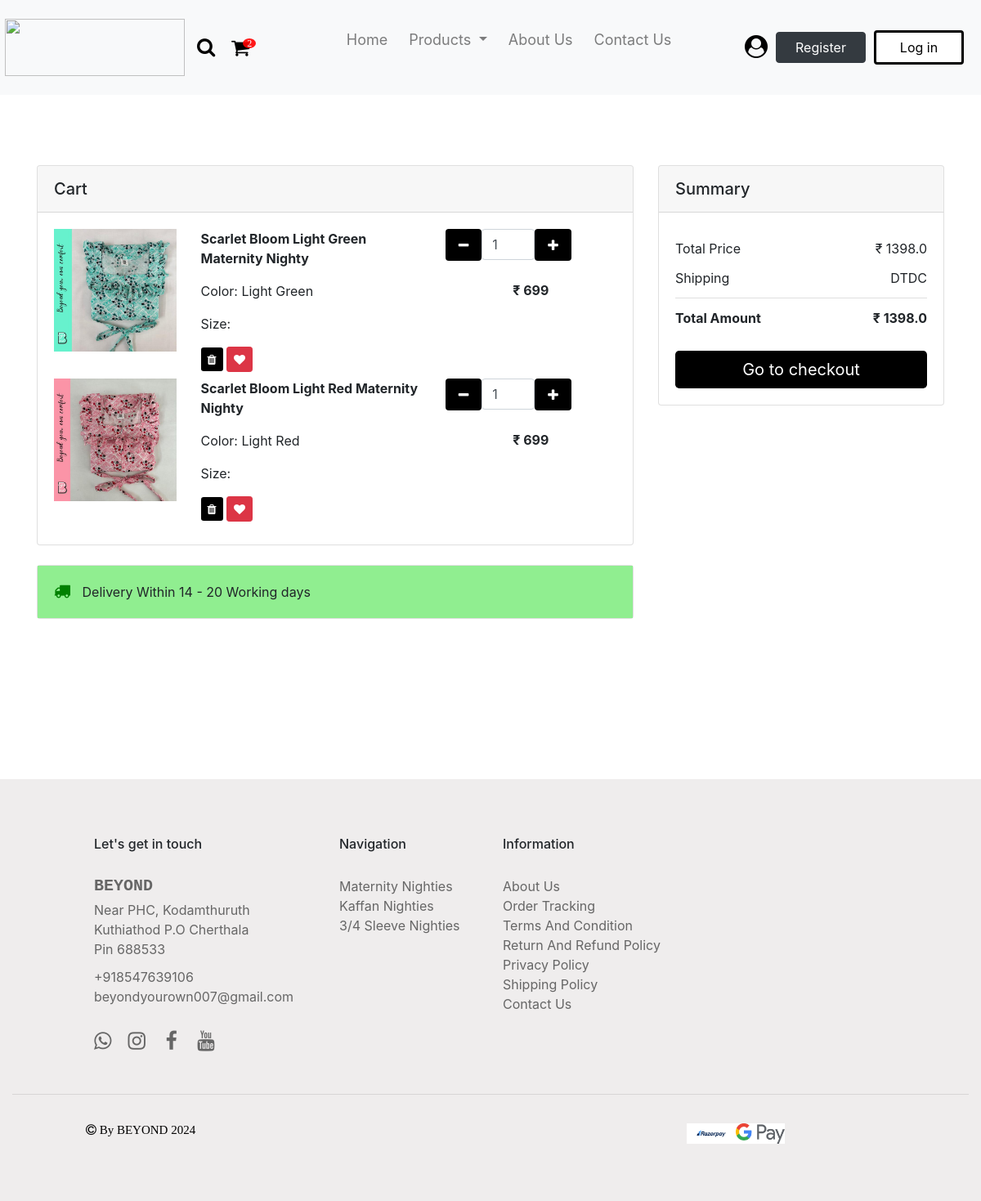
Page /accounts/cart/ (signed in) on the committed database.
### accounts/models.py (models this page shows)
class CartItems(BaseModel):
    cart = models.ForeignKey(Cart, on_delete = models.CASCADE, related_name = "cart_items")
    product = models.ForeignKey(Product, on_delete = models.SET_NULL, null = True, blank = True)
    size_variant = models.ForeignKey(SizeVariant, on_delete = models.SET_NULL, null = True, blank = True)

### products/models.py (models this page shows, shortened)
class Product(BaseModel):
    product_name = models.CharField(max_length = 100)
    slug = models.SlugField(unique = True, null = True, blank = True)
    category = models.ForeignKey(Category, on_delete = models.CASCADE, related_name = "products")
    brand = models.CharField(max_length = 100, null = True)
    price = models.TextField(max_length = 10, null = True)
    dummy_price = models.TextField(max_length = 10, null = True)
    product_description = models.TextField(max_length = 500)
    color = models.CharField(max_length = 100, null = True)
    size_variant = models.ManyToManyField(SizeVariant, blank = True)
    in_stock = models.BooleanField(default = True)

class ProductImage(BaseModel):
    product = models.ForeignKey(Product,  on_delete = models.CASCADE, related_name = "product_images")
    image = models.ImageField(upload_to="product")

### products/views.py (the view)
# urls.py: path('cart/', cart, name = 'cart'),
def cart(request):
    try:
        user = request.user
        if not user.is_authenticated:
            return redirect('login')
        cart = Cart.objects.get(is_paid=False, user=request.user)
        cart_items = CartItems.objects.filter(cart=cart)
        total_price = sum(float(cart.product.price.replace(',','')) for cart in cart_items)
        return render(request, 'accounts/cart.html', {'cart_items': cart_items, 'total_price': total_price})
    except Exception as e:
        print(e)

### accounts/models.py (called while the page is built)
    def get_cart_count(self):
       return CartItems.objects.filter(cart__is_paid = False, cart__user = self.user).count()

### templates/accounts/cart.html (shortened to what this page needs)
{% load static %}
<!DOCTYPE html>
<html lang="en">
<head>
    <link href="https://use.fontawesome.com/releases/v5.0.1/css/all.css" rel="stylesheet">
    <link rel="stylesheet" href="https://cdn.jsdelivr.net/npm/bootstrap@4.6.2/dist/css/bootstrap.min.css">
    <link rel="stylesheet" href="https://cdnjs.cloudflare.com/ajax/libs/font-awesome/4.7.0/css/font-awesome.min.css">
</head>
<body>
    <nav class="navbar navbar-expand-lg navbar-light fixed-top bg-light">
        <a class="navbar-brand" href="{% url 'index' %}"><img src="{% static 'images/logo.png' %}" class="logo"></a>
        <a href="{% url 'search' %}"><span class="fa fa-search"></span></a>
        <a href="{% url 'cart' %}"><i class="fa badge fa-badge" value="{{ request.user.profile.get_cart_count }}">&#xf07a;</i></a>
        <div class="collapse navbar-collapse" id="navbarSupportedContent">
          <ul class="navbar-nav mr-auto">
            <li class="nav-item">
              <a class="nav-link js-scroll-trigger" href="{% url 'index' %}">Home <span class="sr-only">(current)</span></a>
            </li>
            <li class="nav-item dropdown">
              <a class="nav-link dropdown-toggle" href="#" role="button" data-toggle="dropdown" aria-expanded="false">
                Products
              </a>
            </li>
            <li class="nav-item">
                <a class="nav-link js-scroll-trigger" href="#">About Us</a>
            </li>
            <li class="nav-item">
                <a class="nav-link js-scroll-trigger" href="#">Contact Us</a>
            </li>
          </ul>
          <form class="form-inline my-2 my-lg-0">
            <a href="" class="account-link js-scroll-trigger"><span class="fa fa-user-circle"></span></a>
            <a class="btn btn-dark js-scroll-trigger" href="{% url 'signup' %}">Register</a>
            <a class="btn btn-outline-dark js-scroll-trigger" href="{% url 'login' %}">Log in</a>
          </form>
        </div>
    </nav>
    <div class="container-fluid" id="container">
        <section class="h-100 gradient-custom">
            <div class="container py-5">
                <div class="row d-flex justify-content-center my-4">
                    <div class="col-md-8">
                        <div class="card mb-4">
                            <div class="card-header py-3">
                                <h5 class="mb-0">Cart</h5>
                            </div>
                            <div class="card-body">
                                <div class="row">
                                    {% for cart in cart_items %}
                                    <div class="col-lg-3 col-md-12 mb-4 mb-lg-0">
                                        <div class="bg-image hover-overlay hover-zoom ripple rounded" data-mdb-ripple-color="light">
                                            <img src="/media/{{cart.product.product_images.first.image}}" style="margin-bottom: 20px !important;" class="w-100" alt="Cart Image">
                                        </div>
                                    </div>
                                    <div class="col-lg-5 col-md-6 mb-4 mb-lg-0">
                                        <p><strong>{{cart.product.product_name}}</strong></p>
                                        <p>Color: {{cart.product.color}}</p>
                                        <p>Size: {{cart.size_variant.size_name}}</p>
                                        <a href="{% url 'remove_cart' cart.uid %}" type="button" class="btn btn-primary btn-sm me-1 mb-2" id="button" data-mdb-toggle="tooltip" title="Remove item"><i class="fa fa-trash"></i></a>
                                        <a href="" type="button" class="btn btn-danger btn-sm mb-2"  data-mdb-toggle="tooltip" title="Move to the wish list"><i class="fa fa-heart"></i></a>
                                    </div>
                                    <div class="col-lg-4 col-md-6 mb-4 mb-lg-0">
                                        <div class="d-flex mb-4" style="max-width: 300px">
                                            <button class="btn btn-primary px-3 me-2" id="button" onclick="this.parentNode.querySelector('input[type=number]').stepDown()" style="height: 39px;"><i class="fa fa-minus"></i></button>
                                            <div class="form-outline">
                                                <input id="form1" min="0" name="quantity" value="1" type="number" class="form-control" style="width: 65px;" />
                                            </div>
                                            <button class="btn btn-primary px-3 ms-2" id="button" onclick="this.parentNode.querySelector('input[type=number]').stepUp()" style="height: 39px;"><i class="fa fa-plus"></i></button>
                                        </div>
                                        <p class="text-start text-md-center">
                                            <strong>₹ {{cart.product.price}}</strong>
                                        </p>
                                    </div>
                                    {% endfor %}
                                </div>
                            </div>
                        </div>
                        <div class="card mb-4">
                            <div class="card-body" id="shipping-date">
                                <p class="mb-0"><span class="fa fa-truck"></span> Delivery Within 14 - 20 Working days</p>
                            </div>
                        </div>
                    </div>
                    <div class="col-md-4">
                        <div class="card mb-4">
                            <div class="card-header py-3">
                                <h5 class="mb-0">Summary</h5>
                            </div>
                            <div class="card-body">
                                <ul class="list-group list-group-flush">
                                <li class="list-group-item d-flex justify-content-between align-items-center border-0 px-0 pb-0">
                                    Total Price
                                    <span>₹ {{total_price}}</span>
                                </li>
                                <li class="list-group-item d-flex justify-content-between align-items-center px-0">
                                    Shipping
                                    <span>DTDC</span>
                                </li>
                                <li class="list-group-item d-flex justify-content-between align-items-center border-0 px-0 mb-3">
                                <div>
                                <strong>Total Amount</strong>
                                </div>
                                <span><strong>₹ {{total_price}}</strong></span>
                                </li>
                                </ul>
                                <a href="" type="button" class="btn btn-primary btn-lg btn-block" id="button">Go to checkout</a>
                            </div>
                        </div>
                    </div>
                </div>
            </div>
        </section>
    </div>
    <div class="container-fluid" id="footer">
        <div class="row">
            <div class="col-xs-1 col-lg-1"></div>
            <div class="col-xs-3 col-lg-3">
                <h6 class="footer-heading">Let's get in touch</h6>
                <h5 class="footer-logo">BEYOND</h5>
                <p class="footer-description"> Near PHC, Kodamthuruth<br>Kuthiathod P.O Cherthala<br>Pin 688533</p>
                <a href="" class="footer-navigation">+918547639106</a><br>
                <a href="" class="footer-navigation">beyondyourown007@gmail.com</a><br>
                <a href="" class="footer-navigation"><span class="fa fa-whatsapp"></span></a><a href=""><span class="fa fa-instagram"></span></a> <a href=""><span class="fa fa-facebook"></span></a> <a href=""><span class="fa fa-youtube"></span></a>
            </div>
            <div class="col-xs-2 col-lg-2">
                <h6 class="footer-heading">Navigation</h6>
                <a href="" class="footer-navigation">Maternity Nighties</a><br>
                <a href="" class="footer-navigation">Kaffan Nighties</a><br>
                <a href="" class="footer-navigation">3/4 Sleeve Nighties</a><br>
            </div>
            <div class="col-xs-3 col-lg-3">
                <h6 class="footer-heading">Information</h6>
                <a href="" class="footer-navigation">About Us</a><br>
                <a href="" class="footer-navigation">Order Tracking</a><br>
                <a href="" class="footer-navigation">Terms And Condition</a><br>
                <a href="" class="footer-navigation">Return And Refund Policy</a><br>
                <a href="" class="footer-navigation">Privacy Policy</a><br>
                <a href="" class="footer-navigation">Shipping Policy</a><br>
                <a href="" class="footer-navigation">Contact Us</a><br>
            </div>
            <div class="col-xs-2 col-lg-2"></div>
            <div class="col-xs-1 col-lg-1"></div>
            <div class="col-xs-12 col-lg-12">
                <hr>
            </div>
            <div class="col-xs-6 col-lg-6">
                <span class="fa fa-copyright"> By BEYOND 2024</span>
            </div>
            <div class="col-xs-6 col-lg-6">
                <img src="{% static 'images/footer_icons.png' %}" class="footer-icon" alt="">
            </div>
        </div>
    </div>
</body>
</html>

### templates/accounts/cart.html (style rules this page uses)
.logo { width: 220px; height: 70px; margin-left: 20px; margin-right: -10px; margin-top: 10px; margin-bottom: 10px; }
.navbar-brand { font-size: 38px; font-weight: bolder; font-family:'Courier New', Courier, monospace; margin-right: 5px; margin-left: -30px; }
.fa-badge { color: black; margin-left: 10px; margin-right: 10px; font-size: 24px; }
.badge:after { content:attr(value); font-size:12px; color: #fff; background: red; border-radius:50%; padding: 0 5px; position:relative; left:-8px; top:-10px; opacity:0.9; }
.fa-search { color: black; margin-left: 20px; font-size: 24px; }
.navbar-nav { margin-left: 70px; margin-bottom: 20px; }
.nav-item { margin-left: 5px; margin-right: 5px; font-size: 18px; }
.account-link { color: black !important; text-decoration: none !important; margin-left: 10px; margin-right: 10px; }
.fa-user-circle { font-size: 28px; }
.btn-dark { margin-right: 10px; width: 110px; }
.btn-outline-dark { width: 110px; margin-right: 5px; }
.btn-outline-dark { background-color: white !important; color: black !important; border: solid black; }
#container { margin-top: 130px; margin-bottom: 100px; }
#button { background-color: black !important; border: 0 !important; }
#shipping-date { background-color: lightgreen; }
.fa-truck { color:green!important; font-size: 20px; margin-right: 10px; }
#footer { background-color: #efeded; padding-bottom: 50px; }
.footer-heading { margin-top: 70px; margin-bottom: 30px; }
.footer-logo { color: #666666; font-family: 'Courier New', Courier, monospace; font-weight: bolder; margin-bottom: 5px; }
.footer-description { color: #666666; margin-bottom: 10px; }
.footer-navigation { color: #666666; text-decoration: none !important; }
.fa-whatsapp { color: #666666; padding-top: 30px !important; font-size: 25px; margin-right: 10px; }
.fa-instagram { color: #666666; padding-top: 30px !important; font-size: 25px; margin-left: 10px; margin-right: 10px; }
.fa-facebook { color: #666666; padding-top: 30px !important; font-size: 25px; margin-left: 10px; margin-right: 10px; }
.fa-youtube { color: #666666; padding-top: 30px !important; font-size: 25px; margin-left: 10px; margin-right: 10px; }
hr { margin-top: 50px; margin-bottom: 30px; }
.fa-copyright { font-size: 15px; font-weight: light !important; color: black; margin-left: 90px; margin-bottom: 20px !important; }
.footer-icon { width: 120px; height: 25px; margin-left: auto; margin-right: auto; display: block; margin-top: 5px !important; margin-bottom: 20px; }

### rows in the picture
CartItems: product.product_images.first.image (picture), product.product_name "Scarlet Bloom Light Green Maternity Nighty", product.color "Light Green", product.price "699"
CartItems: product.product_images.first.image (picture), product.product_name "Scarlet Bloom Light Red Maternity Nighty", product.color "Light Red", product.price "699"

### other values in the picture
{{ total_price }} "1398.0"
